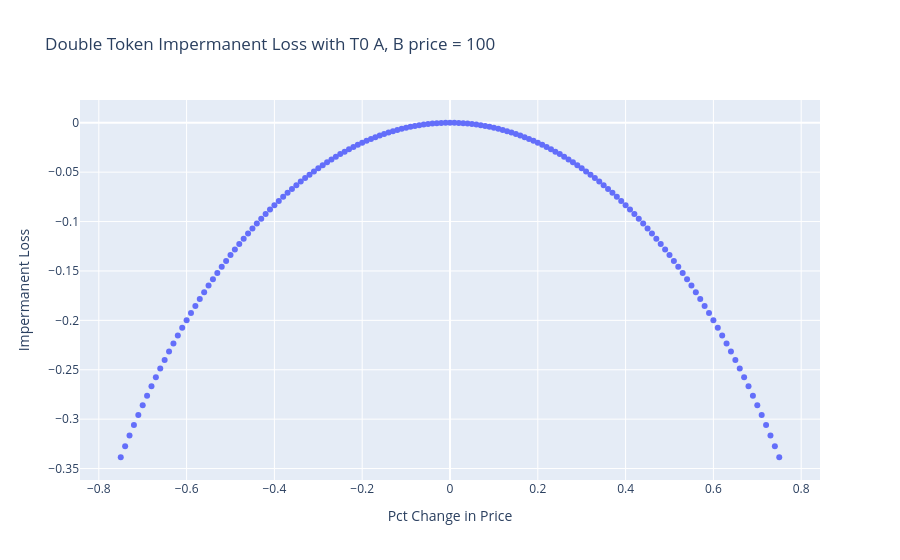

Here is the notebook cell this chart was saved with:
### Markdown cell above
## Model - Double Token IL

We model a special instance of double token IL, where price of Token A and B decreases/increases by the same percent change. For example, the price of both tokens at T0 is 100, and with 25% change, token A will be worth 75 and token B 125 at T1.  

Intuitively, a portfolio holding A/B should not change value in this case. However, though that is true for holding (off-chain) portfolio, the DEX pool still incurs IL.

### Code cell
def impermanentLossDouble(a_units_t0, b_units_t0, a_price_t0, b_price_t0, price_pct_change):
    # constant product
    invariant = a_units_t0 * b_units_t0    
    # T1 price
    a_price_t1 = a_price_t0 * (1-price_pct_change)
    b_price_t1 = b_price_t0 * (1+price_pct_change)
    # see appendix/table for derivation
    a_units_t1 = np.sqrt(invariant/(a_price_t1/b_price_t1))
    b_units_t1 = np.sqrt(invariant/(b_price_t1/a_price_t1))
    # portfolio value at t0
    port_pool_t0 = portValue(a_units_t0, b_units_t0, a_price_t0, b_price_t0)
    port_hold_t0 = port_pool_t0
    # portfolio value at t1
    port_pool_t1 = portValue(a_units_t1, b_units_t1, a_price_t1, b_price_t1)
    port_hold_t1 = portValue(a_units_t0, b_units_t0, a_price_t1, b_price_t1)
    # returns
    port_pool_ret = port_pool_t1/port_pool_t0 - 1
    port_hold_ret = port_hold_t1/port_hold_t0 - 1
    # impermanent loss
    il = port_pool_t1/port_hold_t1 - 1
    return il

il_list_double = []
for price_pct_change in (np.arange(-0.75,0.76,0.01)[::-1]):
    il_list_double.append(
        impermanentLossDouble(
            0.5, #a_units_t0 
            0.5, #b_units_t0 
            100, #a_price_t0 
            100, #b_price_t0 
            price_pct_change
        )
    )

px.scatter(
    x=(np.arange(-0.75,0.76,0.01)[::-1]), 
    y=il_list_double,
    title=f'Double Token Impermanent Loss with T0 A, B price = 100',
    labels={ 
        "x": "Pct Change in Price",  
        "y": "Impermanent Loss"
    },
    # width=1400, 
    height=400,
)

### Figure 1 — Plotly figure (JSON) as saved in the notebook; plotly's stock layout.template omitted (floating-point values rounded to 4 significant figures; data arrays with more than 128 entries replaced by an {"elided": "..."} marker saying what was removed)
{"data": [{"hovertemplate": "Pct Change in Price=%{x}<br>Impermanent Loss=%{y}<extra></extra>", "legendgroup": "", "marker": {"color": "#636efa", "symbol": "circle"}, "mode": "markers", "name": "", "orientation": "v", "showlegend": false, "type": "scatter", "x": {"elided": "151 float values"}, "xaxis": "x", "y": {"elided": "151 float values"}, "yaxis": "y"}], "layout": {"autosize": true, "legend": {"tracegroupgap": 0}, "title": {"text": "Double Token Impermanent Loss with T0 A, B price = 100"}, "xaxis": {"anchor": "y", "autorange": true, "domain": [0, 1], "range": [-0.8394, 0.8394], "title": {"text": "Pct Change in Price"}, "type": "linear"}, "yaxis": {"anchor": "x", "autorange": true, "domain": [0, 1], "range": [-0.3648, 0.02621], "title": {"text": "Impermanent Loss"}, "type": "linear"}}}
